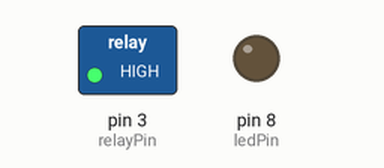
Simulated run of this sketch. Board: Arduino Uno, built with avr-gcc and run on an emulated ATmega328P. Parts: switched loads named in the sketch (green lamp = pin HIGH), output pins drawn as LEDs (lit = HIGH).

Above: at 2.0 s.
At 5.0 s:
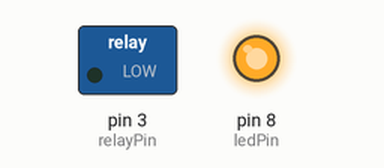
At 7.5 s:
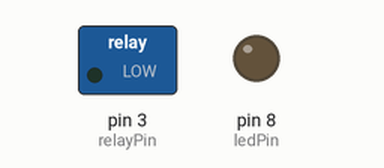
Timing chart, 0 to 11.7 s (numbered marks = the images above):
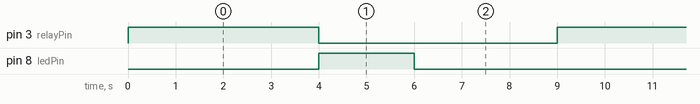

The sketch:

Rele.ino
```cpp
int relayPin = 3;  // Pin para controlar el relé
int ledPin = 8;   // Pin para el LED adicional

void setup() {
  pinMode(relayPin, OUTPUT);  // Configura el pin del relé como salida
  pinMode(ledPin, OUTPUT);    // Configura el pin del LED como salida
}

void loop() {
  // Encender el relé y esperar 4 segundos
  digitalWrite(relayPin, HIGH);  // Activa el relé
  delay(4000);

  // Apagar el relé y encender el LED por dos segundos
  digitalWrite(relayPin, LOW);  // Desactiva el relé
  digitalWrite(ledPin, HIGH);    // Enciende el LED
  delay(2000);  // Espera dos segundos
  digitalWrite(ledPin, LOW);     // Apaga el LED

  // Esperar 3 segundos antes de repetir el ciclo
  delay(3000);
}
```

Measured:
- by itself, pin 3 (relayPin): alternates HIGH for 4.0 s and LOW for 5.0 s
- by itself, pin 8 (ledPin): alternates HIGH for 2.0 s and LOW for 7.0 s
- by itself, everything shown: repeats every 9.0 s, in 3 steps
